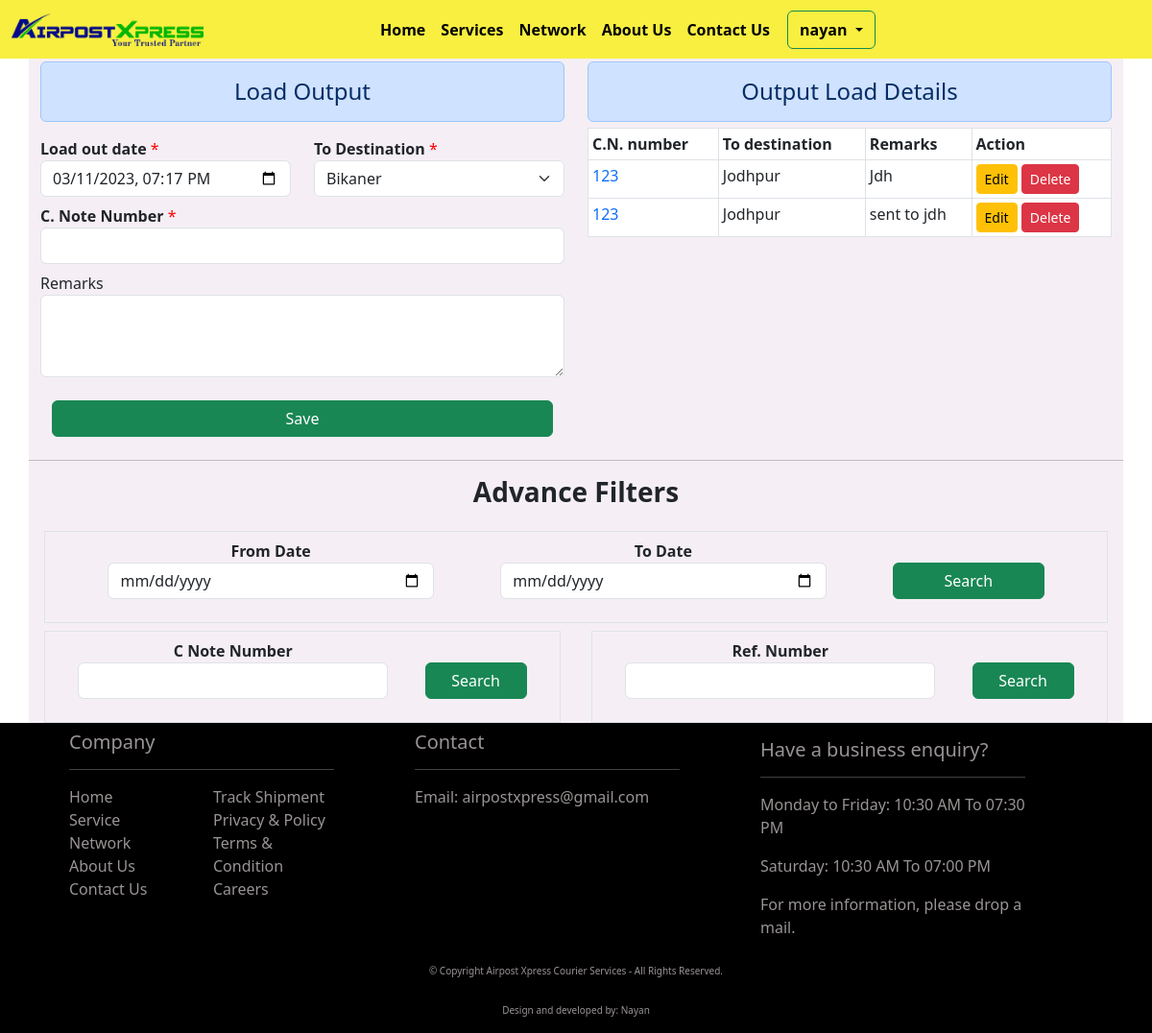
Before: /tracking_history_out (signed in) with the older database file.
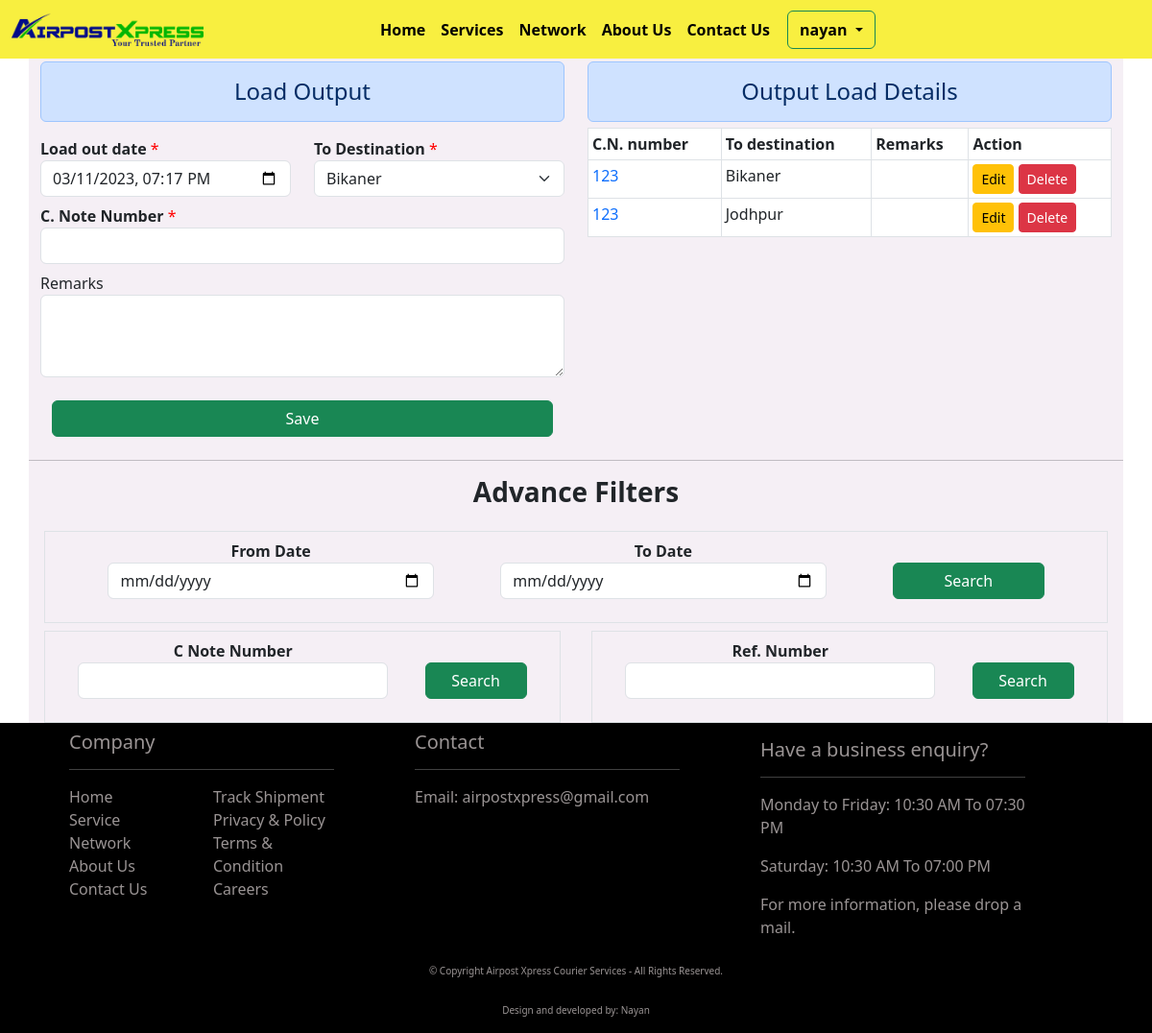
After: the same page with the newer database file.
### api/models.py (models this page shows, shortened)
class Trackinghistory(models.Model):
    c_note_number = models.ForeignKey(Booking, on_delete=models.CASCADE)
    in_out_datetime = models.DateTimeField(default=datetime.now)
    last_updated_datetime = models.DateTimeField(auto_now=True)
    d_from = models.ForeignKey(Destination, on_delete=models.CASCADE, related_name="destination_in")
    d_to = models.ForeignKey(Destination, on_delete=models.CASCADE, related_name="destination_out")
    status = models.ForeignKey(ParcelStatus, on_delete=models.CASCADE, related_name="status")
    remarks = models.TextField(blank=True, null=True)
    user = models.ForeignKey(User, on_delete=models.CASCADE, null=True, blank=False)
    class Meta:
        verbose_name_plural = "Tracking history"

class Booking(models.Model):
    doc_date = models.DateTimeField(default=datetime.now)
    party_name = models.ForeignKey(PartyAccounts, on_delete=models.CASCADE, null=True, blank=False)
    c_note_number = models.BigIntegerField(unique=True)
    from_destination = models.ForeignKey(Destination, on_delete=models.CASCADE, related_name="from_destination", default=1)
    to_destination = models.ForeignKey(Destination, on_delete=models.CASCADE, related_name="to_destination", default=1)
    sender_name = models.CharField(max_length=256, null=True, blank=True)
    sender_mobile = models.CharField(max_length=15, blank=True, null=True)
    receiver_name = models.CharField(max_length=256, null=True, blank=True)
    receiver_mobile_number = models.CharField(max_length=256, null=True, blank=False)
    ref_courier_name = models.ForeignKey(RefCourier, on_delete=models.CASCADE)
    ref_courier_number = models.CharField(max_length=50, blank=True)
    user = models.ForeignKey(User, on_delete=models.CASCADE, null=True, blank=False)
    created_at = models.DateTimeField(auto_now_add=True, null=True)
    updated_at = models.DateTimeField(auto_now=True, null=True)
    class Meta:
        verbose_name_plural = "Booking"
    def __str__(self):
        return str(self.c_note_number)

class Destination(models.Model):
    name = models.CharField(max_length=256)
    class Meta:
        verbose_name_plural = "Destination"
    def __str__(self):
        return self.name

### api/views.py (the view)
# urls.py: path(r"tracking_history_out", tracking_history_out, name="tracking_history_out"),
@login_required(login_url="login_auth")
def tracking_history_out(request):
    destinations = Destination.objects.all()
    today_date = datetime.date.today()
    status = ParcelStatus.objects.get(name="OUT")
    today_in = Trackinghistory.objects.filter(user=request.user, last_updated_datetime__startswith=today_date, status=status).order_by("-last_updated_datetime")
    context = {"destinations": destinations, "doc_in": today_in}
    return render(request, "tracking_history_out.html", context=context)

### api/templates/tracking_history_out.html (shortened to what the changed rows need)
{% extends 'base.html' %}{% block title %}Load OUT{% endblock title %}{% block content %}
<div class="container mt-5 back_color">
    <div class="row mt-5">
        <div class="col-md-6">
            <div class="table-responsive">
                <table class="table table-hover table-bordered table-sm booked_data">
                    <thead>
                        <tr>
                            <th scope="col">C.N. number</th>
                            <th scope="col">To destination</th>
                            <th scope="col">Remarks</th>
                            <th scope="col">Action</th>
                        </tr>
                    </thead>
                    <tbody id="tbody">
                        {% for doc in doc_in %}
                        <tr>
                            <td><a class="text-decoration-none" href="{% url 'tracking_page' doc.c_note_number %}" target="_blank">{{ doc.c_note_number }}</a></td>
                            <td>{{ doc.d_to }}</td>
                            <td>{{ doc.remarks }}</td>
                            <td>
                                <input type="button" class="btn btn-warning btn-sm edit-btn" id="edit_booking" value="Edit" data-sid="{{ doc.id }}">
                                <input type="button" class="btn btn-danger btn-sm delete-btn" id="delete_booking" value="Delete" data-sid="{{ doc.id }}">
                            </td>
                        </tr>
                        {% endfor %}
                    </tbody>
                </table>
            </div>
        </div>
    </div>
</div>
{% include 'tracking_out_ajax.html' %} {% endblock content %}

Changed rows visible on the page:
removed Trackinghistory: c_note_number "123", d_to "Jodhpur", remarks "Jdh"
removed Trackinghistory: c_note_number "123", d_to "Jodhpur", remarks "sent to jdh"
added Trackinghistory: c_note_number "123", d_to "Bikaner"
added Trackinghistory: c_note_number "123", d_to "Jodhpur"
